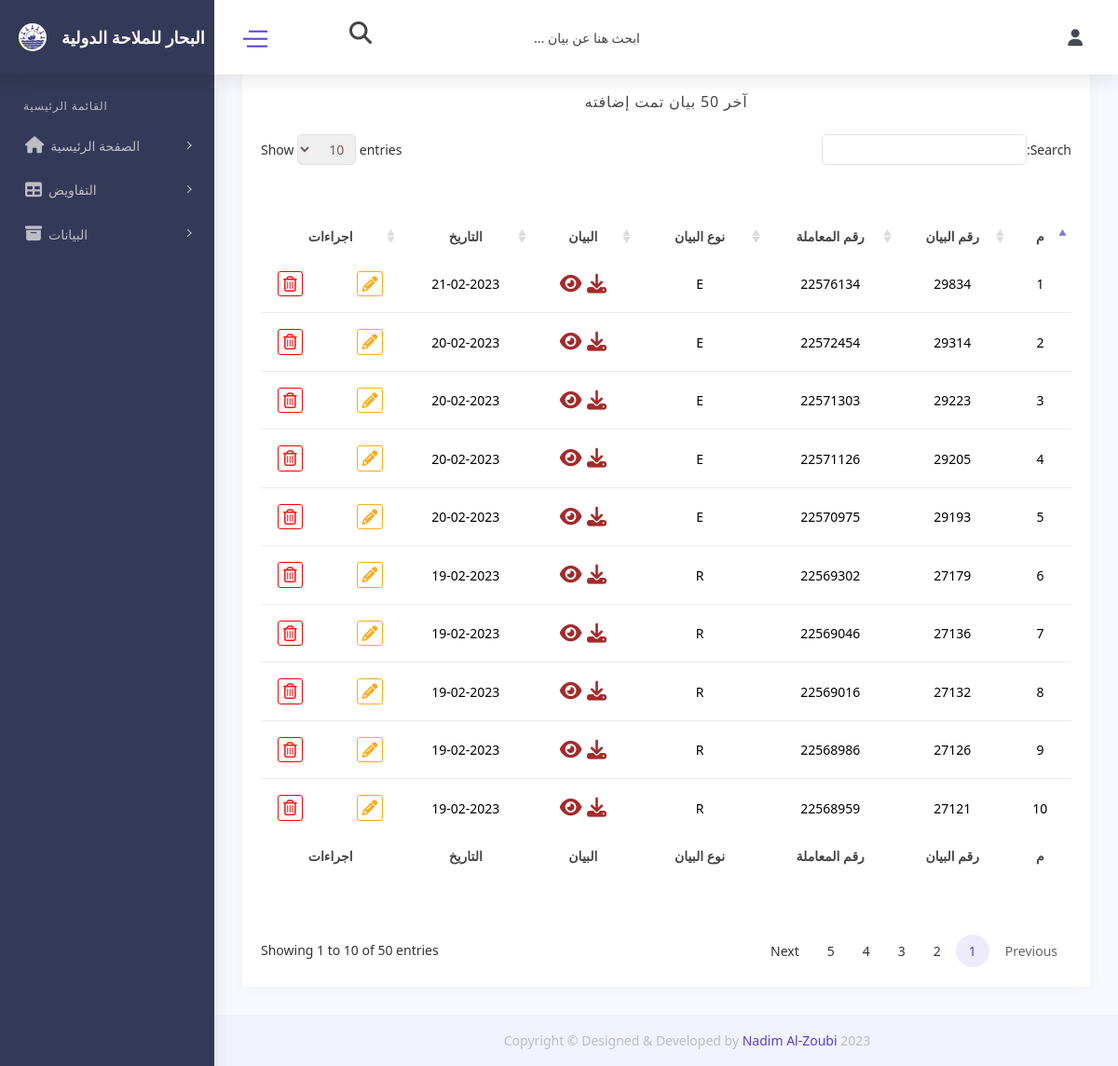
The app's page /bayan_admin.php (signed in) with its own data.
### tables this page shows
CREATE TABLE `bayan` (
  `ID` int(11) NOT NULL,
  `BAYAN_NUM` int(11) DEFAULT NULL,
  `TRANSACTION_NUM` int(11) DEFAULT NULL,
  `BAYAN_TYPE` text NOT NULL,
  `BAYAN_FILE` text DEFAULT NULL,
  `BAYAN_DATE` text DEFAULT NULL
);

### bayan_admin.php (the view, shortened to what this page needs)
<?php
    include('./conn.php');
?>
<!DOCTYPE html>
<html lang="en">
<head>
    <link href="./vendor/datatables/css/jquery.dataTables.min.css" rel="stylesheet">
    <link href="./css/style.css" rel="stylesheet">
</head>
<body>
    <div id="main-wrapper">
        <div class="nav-header">
            <a href="dash_admin.php" class="brand-logo">
            <img class="logo-abbr" src="./images/bahar.jpg" alt="" style="border-radius: 50%;">
                <span id="logo-name" style="margin-left: 1rem">البحار للملاحة الدولية</span>
            </a>
            <div id="side-navbar-1" class="nav-control">
                <div class="hamburger">
                    <span class="line"></span><span class="line"></span><span class="line"></span>
                </div>
            </div>
        </div>
        <div class="header">
            <div class="header-content">
                <nav class="navbar navbar-expand">
                    <div class="collapse navbar-collapse justify-content-between">
                        <div class="header-left">
                            <div class="search_bar dropdown">
                                <span class="search_icon p-3 c-pointer" data-toggle="dropdown">
                                    <i class="fa-solid fa-magnifying-glass"></i>
                                </span>
                                <div class="dropdown-menu p-0 m-0">
                                    <form method="POST">
                                        <input dir="rtl" class="form-control" name="search_to_show" type="search" placeholder="ابحث هنا عن بيان ..." aria-label="Search">
                                    </form>
                                </div>
                            </div>
                        </div>
                        <ul class="navbar-nav header-right">
                            <li class="nav-item dropdown header-profile">
                                <a class="nav-link" href="#" role="button" data-toggle="dropdown">
                                <i class="fa-solid fa-user"></i>
                                </a>
                            </li>
                        </ul>
                    </div>
                </nav>
            </div>
        </div>
        <div class="quixnav">
            <div class="quixnav-scroll">
                <ul class="metismenu" id="menu">
                    <li class="nav-label first">القائمة الرئيسية</li>
                    <li><a class="has-arrow" href="./dash_admin.php">
                        <i class="fa-solid fa-house"></i><span class="nav-text">الصفحة الرئيسية </span></a>
                    </li>
                    <li><a class="has-arrow" href="./table-datatable-basic.php">
                        <i class="fa-solid fa-table"></i><span class="nav-text">التفاويض </span></a>
                    </li>
                    <li><a class="has-arrow mm-active" href="./bayan_admin.php">
                        <i class="fa-solid fa-box-archive"></i><span class="nav-text">البيانات </span></a>
                    </li>
                </ul>
            </div>
        </div>
        <div class="content-body">
            <div class="container-fluid">
                <div class="row" dir="rtl">
                    <div class="col-12">
                        <div class="card">
                            <div class="card-header" style="display: flex; align-items: center; justify-content: center;">
                                <h4 class="card-title">آخر 50 بيان تمت إضافته</h4>
                            </div>
                            <div class="card-body">
                                <div class="table-responsive">
                                    <table id="example" class="display" style="min-width: 845px; color: #000;">
                                        <thead>
                                            <tr style="text-align: center;">
                                                <th style="max-width: fit-content;">م</th>
                                                <th>رقم البيان</th>
                                                <th>رقم المعاملة</th>
                                                <th>نوع البيان</th>
                                                <th>البيان</th>
                                                <th>التاريخ</th>
                                                <th>اجراءات</th>
                                            </tr>
                                        </thead>
                                        <tbody id="tableBody">
                                        <?php
                                           $sql_s = 'SELECT * FROM bayan ORDER BY TRANSACTION_NUM DESC LIMIT 50';
                                           $result = mysqli_query($connect, $sql_s);
                                           if(isset($result)){
                                               $count = 1;
                                               while($row = mysqli_fetch_assoc($result)){
                                        ?>
                                            <tr style="text-align: center;">
                                                <?php
                                                    echo '<td>' . $count++ . '</td>';
                                                    if($row['BAYAN_NUM'] != null){echo '<td>' . $row['BAYAN_NUM'] . '</td>';} else {echo '<td>-</td>';}
                                                    if($row['TRANSACTION_NUM'] != null){echo '<td>' . $row['TRANSACTION_NUM'] . '</td>';} else {echo '<td>-</td>';}
                                                    if($row['BAYAN_TYPE'] != null){echo '<td>' . $row['BAYAN_TYPE'] . '</td>';} else {echo '<td>-</td>';}
                                                    if($row['BAYAN_FILE'] != null){echo '<td><a href="./declarations/' . $row['BAYAN_FILE'] . '" style="color: brown; font-size: 1.5em;" title="Download" download><i class="fa-solid fa-download"></i> </a><a href="./declarations/' . $row['BAYAN_FILE'] . '" style="color: brown; font-size: 1.5em;" target="_blank" title="View"> <i class="fa-solid fa-eye"></i></a></td>';} else {echo '<td>-</td>';}
                                                    if($row['BAYAN_DATE'] != null){echo '<td>' . $row['BAYAN_DATE'] . '</td>';} else {echo '<td>-</td>';}
                                                ?>
                                                <td>
                                                <div style="display: flex; align-items:center; justify-content:space-between; gap:1.5rem">
                                                    <form action="./edit_bayan.php" enctype="multipart/form-data" method="POST">
                                                        <button value="<?php echo $row['ID']; ?>" type="submit" id="editButton" name="edit_btn" style="border: 1px solid #FFAA16; border-radius: 3px; font-size: larger; background-color: #fff; padding: 0 5px;" title="Edit"><i class="fa fa-pencil text-warning"></i></button>
                                                    </form>
                                                    <button class="delete" data-oldfile="<?php echo $row['BAYAN_FILE']; ?>" data-id="<?php echo $row['ID']; ?>" id="del_<?php echo $row['ID']; ?>" data-name="dele_btn" style="border: 1px solid red; border-radius: 3px; font-size: larger; background-color: #fff; padding: 0 5px;" title="Delete"><i class="fa fa-trash-o text-danger"></i></button>
                                                </div>
                                                </td>
                                            </tr>
                                            <?php
                                           }
                                           }
                                            ?>
                                        </tbody>
                                        <tfoot>
                                            <tr style="text-align: center;">
                                                <th style="max-width: fit-content;">م</th>
                                                <th>رقم البيان</th>
                                                <th>رقم المعاملة</th>
                                                <th>نوع البيان</th>
                                                <th>البيان</th>
                                                <th>التاريخ</th>
                                                <th>اجراءات</th>
                                            </tr>
                                        </tfoot>
                                    </table>
                                </div>
                            </div>
                        </div>
                    </div>
                </div>
            </div>
        </div>
        <div class="footer">
            <div class="copyright">
                <p>Copyright © Designed &amp; Developed by <a href="#">Nadim Al-Zoubi</a> 2023</p>
            </div>
        </div>
    </div>
</body>
</html>

### bayan_admin.php (style rules this page uses)
* { font-family: 'Segoe UI', Tahoma, Geneva, Verdana, sans-serif; }

### records on screen
bayan: BAYAN_NUM "29834", TRANSACTION_NUM "22576134", BAYAN_TYPE "E", BAYAN_DATE "21-02-2023", $row['ID'] 112 (drawn)
bayan: BAYAN_NUM "29314", TRANSACTION_NUM "22572454", BAYAN_TYPE "E", BAYAN_DATE "20-02-2023", $row['ID'] 98 (drawn)
bayan: BAYAN_NUM "29223", TRANSACTION_NUM "22571303", BAYAN_TYPE "E", BAYAN_DATE "20-02-2023", $row['ID'] 63 (drawn)
bayan: BAYAN_NUM "29205", TRANSACTION_NUM "22571126", BAYAN_TYPE "E", BAYAN_DATE "20-02-2023", $row['ID'] 64 (drawn)
bayan: BAYAN_NUM "29193", TRANSACTION_NUM "22570975", BAYAN_TYPE "E", BAYAN_DATE "20-02-2023", $row['ID'] 65 (drawn)
bayan: BAYAN_NUM "27179", TRANSACTION_NUM "22569302", BAYAN_TYPE "R", BAYAN_DATE "19-02-2023", $row['ID'] 72 (drawn)
bayan: BAYAN_NUM "27136", TRANSACTION_NUM "22569046", BAYAN_TYPE "R", BAYAN_DATE "19-02-2023", $row['ID'] 71 (drawn)
bayan: BAYAN_NUM "27132", TRANSACTION_NUM "22569016", BAYAN_TYPE "R", BAYAN_DATE "19-02-2023", $row['ID'] 70 (drawn)
bayan: BAYAN_NUM "27126", TRANSACTION_NUM "22568986", BAYAN_TYPE "R", BAYAN_DATE "19-02-2023", $row['ID'] 69 (drawn)
bayan: BAYAN_NUM "27121", TRANSACTION_NUM "22568959", BAYAN_TYPE "R", BAYAN_DATE "19-02-2023", $row['ID'] 68 (drawn)
